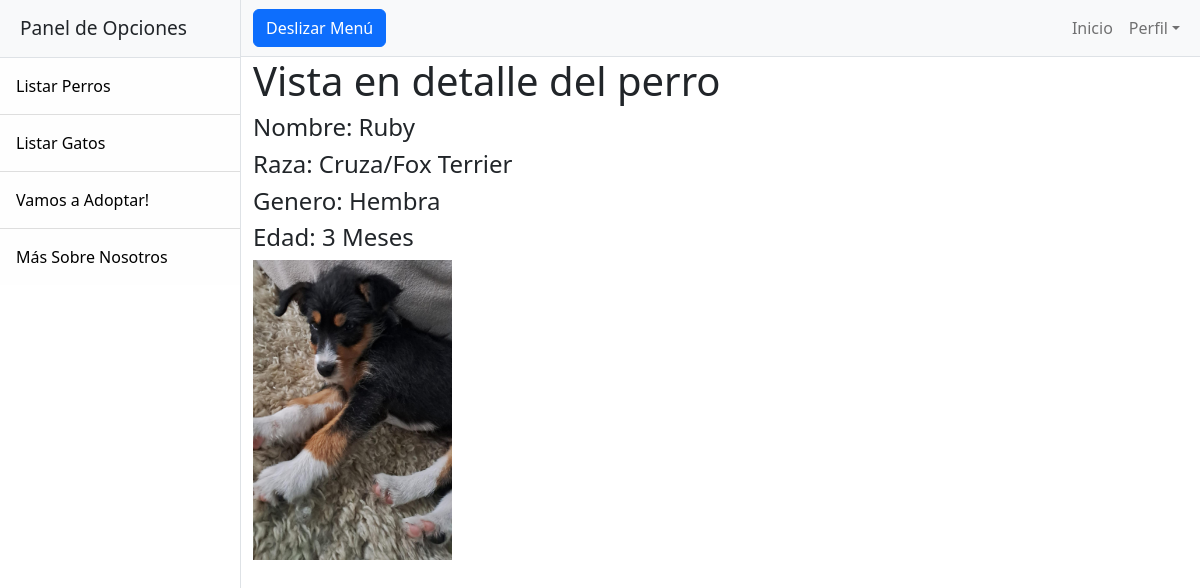
Screenshot of /Centro-Adopcion/detalle-perro/11 with the database file from the repository.
### Centro_Adopcion/models.py (models this page shows, shortened)
class Dogs(models.Model):
    Name=models.CharField(max_length=40, verbose_name="Nombre:")
    Race=models.CharField(max_length=40, verbose_name="Raza:")
    Gender=models.CharField(max_length=40, verbose_name="Genero:(Macho o Hembra)")
    Age=models.CharField(max_length=40, verbose_name="Edad:(Meses o Años)") #Lo puse como texto porque la idea es que puedas poner si tiene por ejemplo 2 meses o 2 años y no tener que andar haciendo calculos ponendiendo que tiene X cantidad de meses.
    Foto = models.ImageField(upload_to='fotos_mascotas', blank=True, null=True)
    class Meta:
        verbose_name = 'Dog'
        verbose_name_plural = 'Dogs'

### Centro_Adopcion/views.py (the view)
# urls.py: path('detalle-perro/<pk>', DogsDetail.as_view(), name='DetallePerro'),
class DogsDetail(DetailView):
  model = Dogs
  template_name = 'perro_detail.html'
  context_object_name = "perro"

### Centro_Adopcion/templates/perro_detail.html
{% extends 'base.html' %}
{% block content %}
<h1> Vista en detalle del perro </h1>
<h4>Nombre: {{perro.Name}}</h4>
<h4>Raza: {{perro.Race}}</h4>
<h4>Genero: {{perro.Gender}}</h4>
<h4>Edad: {{perro.Age}}</h4>
{% if perro.Foto %}
    <img src="{{ perro.Foto.url }}" alt="{{ perro.Name }}" style="max-width: 300px; max-height: 300px;">
{% else %}
    <p>No hay imagen disponible para este perro.</p>
{% endif %}
{% endblock %}

### rows the page displays
Dogs: Name "Ruby", Race "Cruza/Fox Terrier", Gender "Hembra", Age "3 Meses", Foto (picture)
